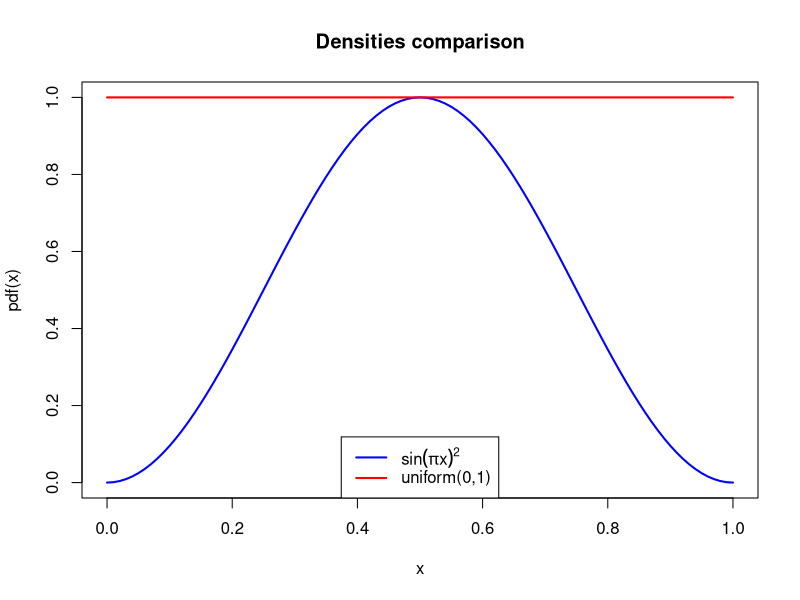
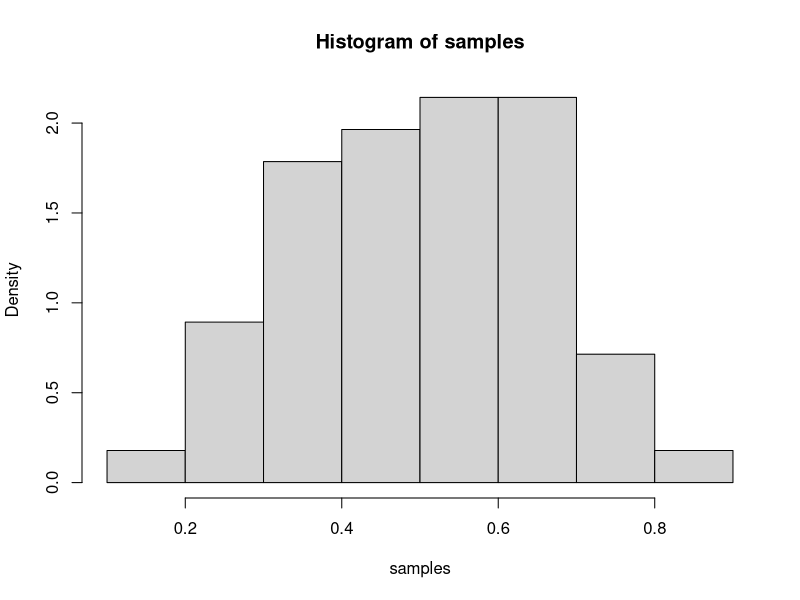
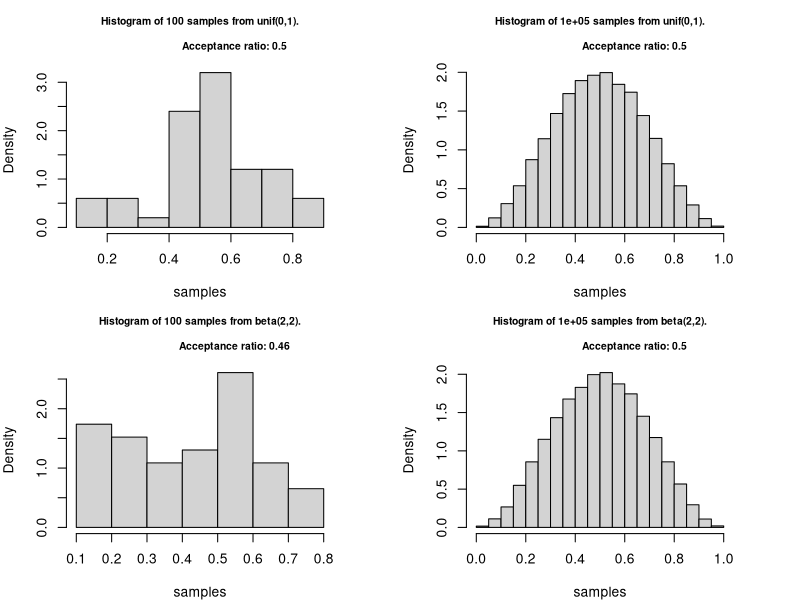
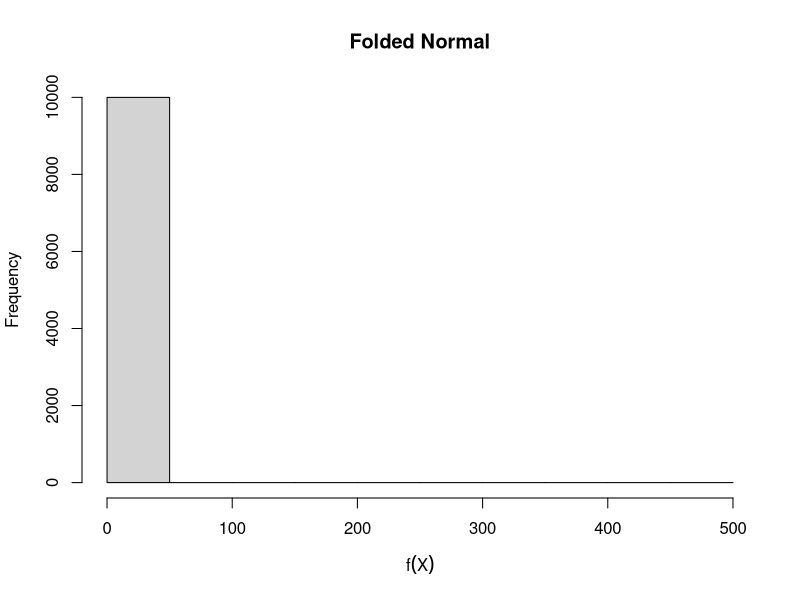
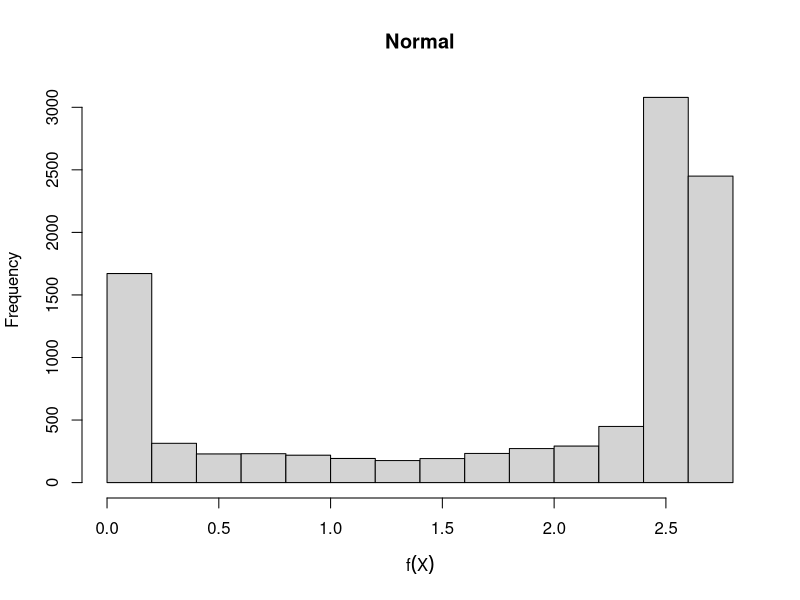
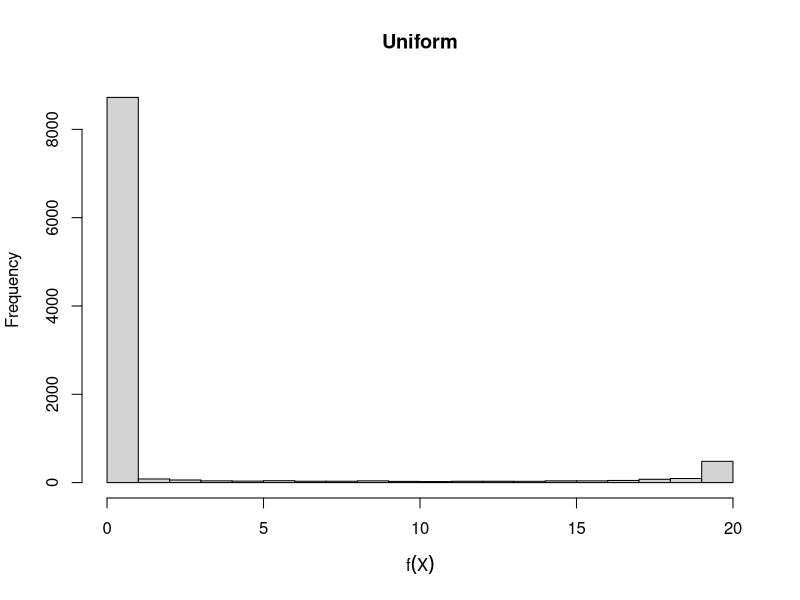

These figures' R source, in order:
## ---- chunk 1
1 - pnorm(5)                  # gives 2.866516e-07
## Naive method (Monte Carlo)
set.seed(1)
mySample <- 100000
x <- rnorm(n=mySample)
# pHat is a bernoulli proportion
pHat <- sum(x>5)/length(x)
# to calculate the variance, 
# use p(1-p)/number of trials
sdPHat <- sqrt(pHat*(1-pHat)/length(x)) # gives 0
## ---- chunk 2
set.seed(1)
y <- rnorm(n=mySample, mean=5)
h <- dnorm(y, mean=0)/dnorm(y, mean=5) * I(y>5)
mean(h)                       # gives 2.865596e-07
sd(h)/sqrt(length(h))         # gives 2.157211e-09
## ---- chunk 3
set.seed(1)
y <- rnorm(n=mySample, mean=100)
h <- dnorm(y, mean=0)/dnorm(y, mean=100) * I(y>100)
(mean(h))                       
# versus 2.865596e-07 (u>5)
(sd(h)/sqrt(length(h)))        
# versus 2.157211e-09 (u>5)
## ---- chunk 4
# density function for f(x)
densFun <- function(x) { 
  return(sin(pi*x)^2)
}
x <- seq(0, 1, 10^-2)
## ---- chunk 5
plot(x, densFun(x), 
     xlab = "x", ylab = "pdf(x)",
     type = "l", lty = 1, lwd = 2, col = "blue",
     main = "Densities comparison")
lines(x, dunif(x, 0, 1), lwd = 2, col="red")
legend('bottom',
       c(expression(sin(pi*x)^2), "uniform(0,1)"), 
       lty = 1, lwd = 2, col = c("blue", "red"))
## ---- chunk 6
numSim=10^2
samples = NULL
for (i in 1:numSim) {
  # get a uniform proposal
  proposal <- runif(1) 
  # calculate the ratio
  densRat <- densFun(proposal)/dunif(proposal)  
  #accept the sample with p=densRat
  if ( runif(1) < densRat ){ 
    #fill our vector with accepted samples
    samples <- c(samples, proposal) 
  }
}
## ---- chunk 7
hist(samples, freq=FALSE) #construct density hist
print(paste("Acceptance Ratio:", length(samples)/numSim))
## ---- chunk 8
sim_fun <- function(f, envelope = "unif", par1 = 0, 
                    par2 = 1, n = 10^2, plot = TRUE){
  
  r_envelope <- match.fun(paste0("r", envelope))
  d_envelope <- match.fun(paste0("d", envelope))
  proposal <- r_envelope(n, par1, par2)
  density_ratio <- f(proposal) / d_envelope(proposal, par1, par2)
  samples <- proposal[runif(n) < density_ratio]
  acceptance_ratio <- length(samples) / n
  if (plot) {
    hist(samples, probability = TRUE, 
         main = paste0("Histogram of ", n, " samples from ", 
                       envelope, "(", par1, ",", par2, ").\n 
                       Acceptance ratio: ", 
                       round(acceptance_ratio,2)), cex.main = 0.75)
  }
  list(x = samples, acceptance_ratio = acceptance_ratio)
}
## ---- chunk 9
par(mfrow = c(2,2), mar = rep(4, 4))
unif_1 <- sim_fun(f=densFun , envelope = "unif", par1 = 0, par2 = 1, n = 10^2) 
unif_2 <- sim_fun(f=densFun, envelope = "unif", par1 = 0, par2 = 1, n = 10^5)
beta_1 <- sim_fun(f=densFun, envelope = "beta", par1 = 2, par2 = 2, n = 10^2)
beta_2 <- sim_fun(f=densFun, envelope = "beta", par1 = 2, par2 = 2, n = 10^5)
## ---- chunk 10
knitr::opts_chunk$set(cache=TRUE)
library(xtable)
# define target functions for MC estimate
mc1 <- function(x){
  # folded normal target
  return(sqrt(2*pi/abs(x)))
}

mc2 <- function(x){
  # normal target
  exp(-x^4)/dnorm(x)
}

mc3 <- function(x){
  # uniform target
  return(20*exp(-x^4))
}
mcSE <- function(values){
  # this function calculates the standard error
  # of an MC estimate with target function values
  # eg values should be vector of f(x_i)
  return(sqrt(var(values)/length(values)))
}
# folded normal
draws <- rnorm(10000)
values <- sapply(draws,mc1)
# normal
draws2 <- rnorm(10000)
values2 <- sapply(draws2,mc2)
# uniform
draws3 <- runif(10000,min=-10,max=10)
values3 <- sapply(draws3,mc3)
# plot histograms
pdf(file="mc1hist.pdf")
hist(values*2^(-5/4), xlab = expression(f(X)),
     main = "Folded Normal")
dev.off()
pdf(file="mc2hist.pdf")
hist(values2, xlab = expression(f(X)),
     main = "Normal")
dev.off()
pdf(file="mc3hist.pdf")
hist(values3, xlab = expression(f(X)),
     main = "Uniform")
dev.off()
# put results in a data frame and display with xtable
mc.mean <- mean(values)*2^(-5/4)
mc.sd<- 2^(-10/4)*sd(values)/sqrt(length(values))
means <- c(gamma(1/4)/2,mc.mean,mean(values2),mean(values3))
SEs <- c(NA, mcSE(values),mcSE(values2),mcSE(values3))
mc.df <- data.frame(Mean = means, SE = SEs, 
                    row.names = c("True value", "row.names
                                  Normal", "Full Normal",  
                                  "Truncated Uniform"))
xtable(mc.df)
